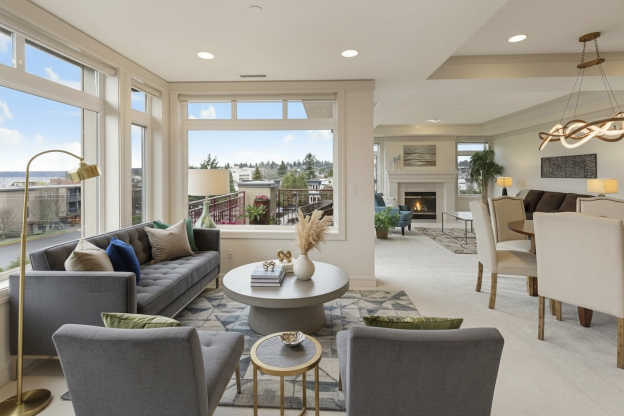
#> input picture engine/test-gemini-staged.png, 1248 x 832 px (shown at 1/2 size)
$ python -i fidelity.py   (imports and definitions only)
#> lines starting #> are read from the running program, lines starting #| are printed output that depends on the picture
"""Step 5a: structural fidelity, i.e. did the architecture survive the edit?

Compares input and output only in regions that staging should never touch:
- the top band of the frame (ceiling, upper walls, crown molding, fixtures);
- every window/door/fireplace/built-in box from the analysis (upper part only,
  since furniture may legitimately sit in front of the lower part).

Per region it measures SSIM, edge-map agreement (F1 with 1 px tolerance) and
mean color shift, after a small translation search so a model that shifts the
frame by a few pixels is not punished as harshly as one that redraws a window.
Pure numpy + Pillow. Thresholds are starting points, not calibrated on real
model output yet; ``python -m eval.run`` reports raw numbers for calibration.
"""

from typing import List, Optional, Tuple

import numpy as np
from PIL import Image

WORK_WIDTH = 384
TOP_BAND = 0.2
REGION_TYPES = {"window": 1.5, "door": 1.2, "doorway": 1.2, "sliding_door": 1.5, "fireplace": 1.5,
                "built_in": 1.0, "ceiling_fixture": 1.0, "ceiling_fan": 1.0, "closet": 1.0, "cabinetry": 1.0,
                "stairs": 1.0, "radiator": 0.8}
DEFAULT_THRESHOLDS = {"overall": 0.6, "min_region": 0.45}


def _to_gray(img: Image.Image, size: Tuple[int, int]) -> np.ndarray:
    return np.asarray(img.convert("L").resize(size, Image.BILINEAR), dtype=np.float64)


def _to_rgb(img: Image.Image, size: Tuple[int, int]) -> np.ndarray:
    return np.asarray(img.convert("RGB").resize(size, Image.BILINEAR), dtype=np.float64)


# [42 lines left out: functions _box_mean, ssim, sobel_magnitude, _dilate, edge_f1, not called in this run]


def _shift(a: np.ndarray, dx: int, dy: int) -> np.ndarray:
    return np.roll(np.roll(a, dy, 0), dx, 1)


# [32 lines left out: functions estimate_shift, preserve_regions, not called in this run]


def structural_fidelity(original: Image.Image, output: Image.Image, analysis: Optional[dict] = None,
                        thresholds: Optional[dict] = None) -> dict:
    th = dict(DEFAULT_THRESHOLDS, **(thresholds or {}))
    w0, h0 = original.size
    size = (WORK_WIDTH, max(8, round(WORK_WIDTH * h0 / w0)))
    ga, gb = _to_gray(original, size), _to_gray(output, size)
    ca, cb = _to_rgb(original, size), _to_rgb(output, size)
    dx, dy = estimate_shift(ga, gb)
    gb, cb = _shift(gb, dx, dy), _shift(cb, dx, dy)

    mag_a, mag_b = sobel_magnitude(ga), sobel_magnitude(gb)
    thr = max(40.0, float(np.percentile(mag_a, 85)))
    ea, eb = mag_a > thr, mag_b > thr

    W, H = size
    results, total, wsum = [], 0.0, 0.0
    margin = max(abs(dx), abs(dy))
    for reg in preserve_regions(analysis):
        x0, y0, x1, y1 = reg["box"]
        X0, Y0 = int(x0 * W), int(y0 * H)
        X1, Y1 = max(X0 + 2, int(round(x1 * W))), max(Y0 + 2, int(round(y1 * H)))
        # Exclude the wrapped-around border introduced by the shift.
        X0, Y0 = max(X0, margin), max(Y0, margin)
        X1, Y1 = min(X1, W - margin), min(Y1, H - margin)
        if X1 - X0 < 3 or Y1 - Y0 < 3:
            continue
        sa, sb = ga[Y0:Y1, X0:X1], gb[Y0:Y1, X0:X1]
        s = max(0.0, ssim(sa, sb))
        f1 = edge_f1(ea[Y0:Y1, X0:X1], eb[Y0:Y1, X0:X1])
        color_delta = float(np.abs(ca[Y0:Y1, X0:X1].mean((0, 1)) - cb[Y0:Y1, X0:X1].mean((0, 1))).mean() / 255)
        color_score = 1.0 - min(1.0, color_delta / 0.15)
        score = 0.45 * s + 0.4 * f1 + 0.15 * color_score
        results.append({"name": reg["name"], "box": [round(v, 3) for v in reg["box"]], "ssim": round(s, 3),
                        "edge_f1": round(f1, 3), "color_delta": round(color_delta, 3), "score": round(score, 3)})
        total += score * reg["weight"]
        wsum += reg["weight"]
    overall = total / wsum if wsum else 1.0
    worst = min((r["score"] for r in results), default=1.0)
    failed = [r["name"] for r in results if r["score"] < th["min_region"]]
    return {
        "score": round(overall, 3),
        "min_region": round(worst, 3),
        "passed": overall >= th["overall"] and worst >= th["min_region"],
        "failed_regions": failed,
        "shift_px": [dx, dy],
        "shift_frac": [round(dx / W, 4), round(dy / H, 4)],
        "regions": results,
        "thresholds": th,
    }

>>> from PIL import Image
>>> picture = Image.open('../test-gemini-staged.png')
#> picture is the input picture: PIL image 1248x832 RGB; mean R, G, B 153.6, 148.4, 138.3
>>> result = structural_fidelity(picture, 'out.png')
#> in _to_gray, `return np.asarray(img.convert("L").resize(size, Image.BILINEAR), dtype..`:
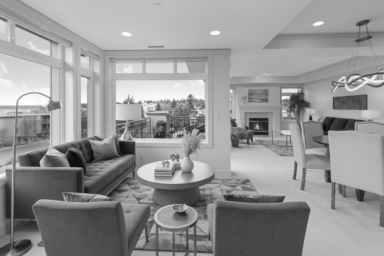
#> returned value: shape (256, 384) float64; min 7, max 254, mean 148.8
#> (the run stopped early here; a loop or call above may not have finished)

$ run again, on engine/test-prompt-v2.png
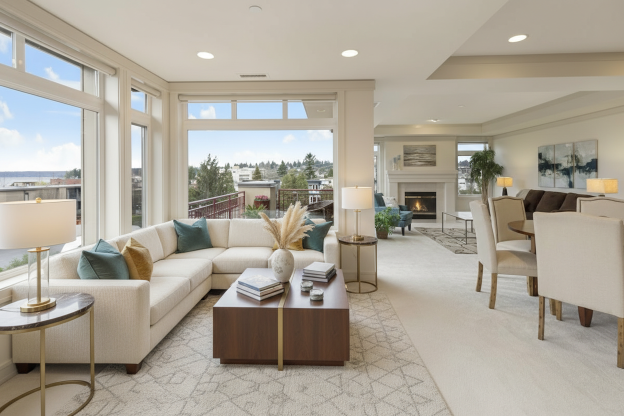
#> input picture engine/test-prompt-v2.png, 1248 x 832 px (shown at 1/2 size)
#> picture is the input picture: PIL image 1248x832 RGB; mean R, G, B 170.9, 164.3, 152.2
#> in _to_gray, `return np.asarray(img.convert("L").resize(size, Image.BILINEAR), dtype..`:
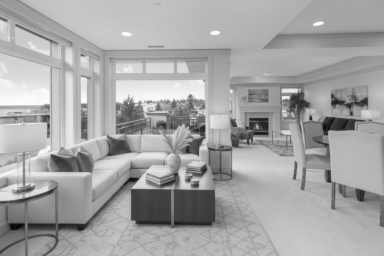
#> returned value: shape (256, 384) float64; min 4, max 255, mean 164.9
